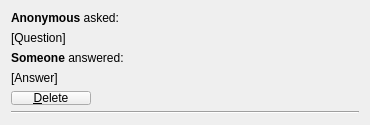
<?xml version="1.0" encoding="UTF-8"?>
<ui version="4.0">
 <class>AnswerWidget</class>
 <widget class="QWidget" name="AnswerWidget">
  <property name="geometry">
   <rect>
    <x>0</x>
    <y>0</y>
    <width>370</width>
    <height>125</height>
   </rect>
  </property>
  <property name="minimumSize">
   <size>
    <width>370</width>
    <height>125</height>
   </size>
  </property>
  <property name="windowTitle">
   <string notr="true">AnswerWidget</string>
  </property>
  <layout class="QGridLayout" name="gridLayout">
   <item row="2" column="0" colspan="2">
    <widget class="QLabel" name="label_user_answered">
     <property name="toolTip">
      <string notr="true"/>
     </property>
     <property name="text">
      <string>&lt;strong&gt;Someone&lt;/strong&gt; answered:</string>
     </property>
    </widget>
   </item>
   <item row="5" column="0" colspan="3">
    <widget class="Line" name="line">
     <property name="orientation">
      <enum>Qt::Horizontal</enum>
     </property>
    </widget>
   </item>
   <item row="4" column="0">
    <layout class="QHBoxLayout" name="horizontalLayout_3">
     <item>
      <widget class="QPushButton" name="button_delete">
       <property name="text">
        <string>&amp;Delete</string>
       </property>
      </widget>
     </item>
    </layout>
   </item>
   <item row="1" column="0" colspan="3">
    <widget class="QLabel" name="label_question">
     <property name="toolTip">
      <string notr="true"/>
     </property>
     <property name="text">
      <string notr="true">[Question]</string>
     </property>
     <property name="textFormat">
      <enum>Qt::PlainText</enum>
     </property>
     <property name="openExternalLinks">
      <bool>true</bool>
     </property>
     <property name="textInteractionFlags">
      <set>Qt::LinksAccessibleByMouse|Qt::TextSelectableByMouse</set>
     </property>
    </widget>
   </item>
   <item row="3" column="0" colspan="2">
    <widget class="QLabel" name="label_answer">
     <property name="toolTip">
      <string notr="true"/>
     </property>
     <property name="text">
      <string notr="true">[Answer]</string>
     </property>
     <property name="textFormat">
      <enum>Qt::PlainText</enum>
     </property>
     <property name="openExternalLinks">
      <bool>true</bool>
     </property>
     <property name="textInteractionFlags">
      <set>Qt::LinksAccessibleByMouse|Qt::TextSelectableByMouse</set>
     </property>
    </widget>
   </item>
   <item row="0" column="0" colspan="3">
    <widget class="QLabel" name="label_user_asked">
     <property name="toolTip">
      <string notr="true"/>
     </property>
     <property name="text">
      <string>&lt;strong&gt;Anonymous&lt;/strong&gt; asked:</string>
     </property>
    </widget>
   </item>
   <item row="4" column="1">
    <spacer name="horizontalSpacer">
     <property name="orientation">
      <enum>Qt::Horizontal</enum>
     </property>
     <property name="sizeHint" stdset="0">
      <size>
       <width>40</width>
       <height>20</height>
      </size>
     </property>
    </spacer>
   </item>
  </layout>
 </widget>
 <resources/>
 <connections/>
</ui>
